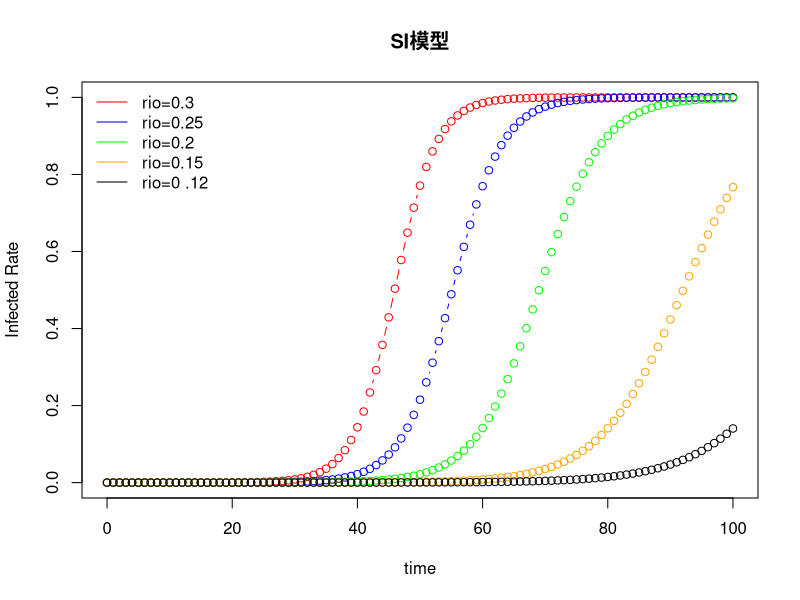

Write R code to recreate this figure.
## ---- chunk 1
knitr::opts_chunk$set(echo = TRUE)
## ---- chunk 2
rm(list=ls()) 
library(ggplot2)
library(deSolve) 
#调用deSolve包 
#定义微分方程的形式 
si_equations<-function(time,variables,parameters){ 
  with(as.list(c(variables,parameters)),
         { di<-rio*i*(1-i) 
         return(list(c(di)))
         })
  }
#设置病人的初始占比为百万分之一 
initial_values<-c( i=0.000001 )
#设置病情发展的时间为100天 
time_values<-seq(0,100) 
#设置参数值0.3 
parameters_values<-c( rio=0.3 )
si_values_1<-ode( y=initial_values, times=time_values, 
                  func=si_equations, 
                  parms=parameters_values )
si_values_1<-as.data.frame(si_values_1) 
#设置参数值0.25 
parameters_values<-c( rio=0.25 )
si_values_2<-ode( y=initial_values,
times=time_values, 
func=si_equations, parms=parameters_values )
si_values_2<-as.data.frame(si_values_2) 
#设置参数值0.2 
parameters_values<-c( rio=0.2 )
si_values_3<-ode( y=initial_values, times=time_values, 
                  func=si_equations, 
                  parms=parameters_values )
si_values_3<-as.data.frame(si_values_3) 
#设置参数值0.15
parameters_values<-c( rio=0.15 )
si_values_4<-ode( y=initial_values, times=time_values, 
                  func=si_equations, 
                  parms=parameters_values )
si_values_4<-as.data.frame(si_values_4) 
#设置参数值0.12 
parameters_values<-c( rio=0.12 )
si_values_5<-ode( y=initial_values, times=time_values, 
                  func=si_equations, 
                  parms=parameters_values )
si_values_5<-as.data.frame(si_values_5) 
#作图 
with(si_values_1,{ plot(time,i,type="b",col="red",
                       main="SI模型",
                       ylab="Infected Rate") })
with(si_values_2,{ lines(time,i,type="b",col="blue") })
with(si_values_3,{ lines(time,i,type="b",col="green") })
with(si_values_4,{ lines(time,i,type="b",col="orange") })
with(si_values_5,{ lines(time,i,type="b",col="black") })
legend("topleft",c("rio=0.3","rio=0.25","rio=0.2","rio=0.15","rio=0 .12"),
       col=c("red","blue","green","orange","black"),
       lty=1,bty="n")
